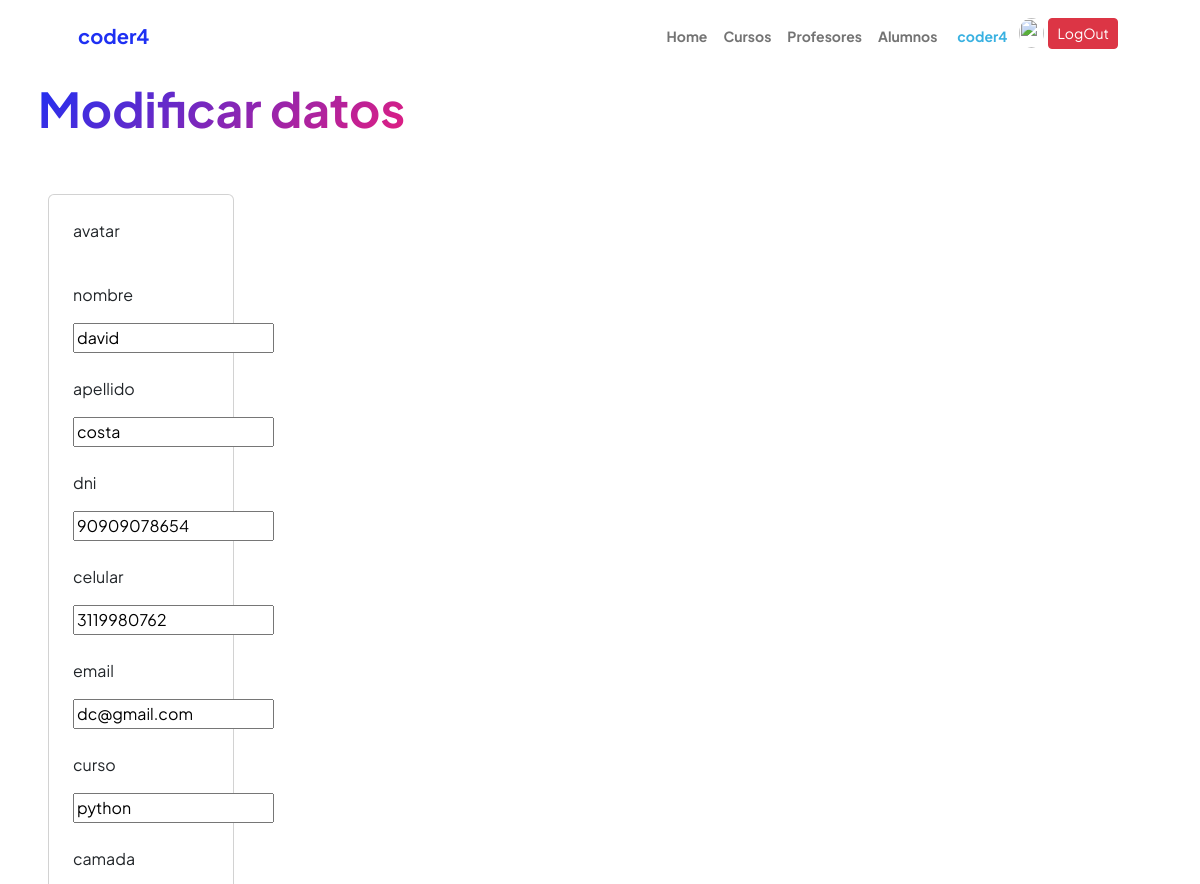
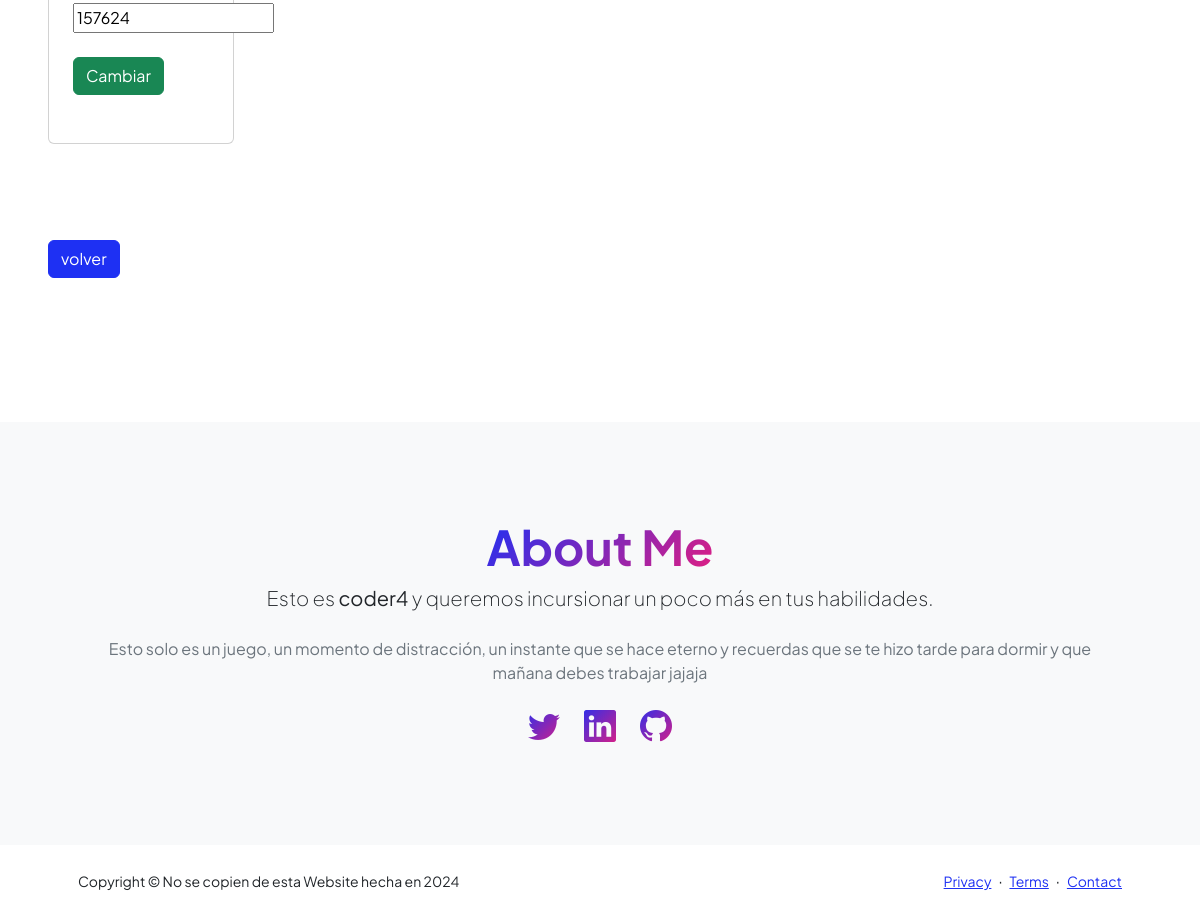
/AppCoderH/edita_alumno/1 (signed in), run on the app's committed database (2 pictures, top to bottom).
### AppCoderH/models.py (models this page shows, shortened)
class Alumno(models.Model):
    nombre = models.CharField(max_length=40)
    apellido = models.CharField(max_length=40)
    dni = models.IntegerField()
    celular = models.CharField(max_length=15)
    email = models.EmailField()
    curso = models.CharField(max_length=40)
    camada = models.IntegerField()

### AppCoderH/views.py (the view)
# urls.py: path("edita_alumno/<int:id>", views.edita_alumno, name="edita_alumno"),
@login_required
def edita_alumno(request, id):
    avatares = Avatar.objects.filter(user=request.user.id)
    alumno = Alumno.objects.get(id=id)
    if request.method == "POST":
        mi_formulario_alumn = Alumno_formulario(request.POST)
        if mi_formulario_alumn.is_valid():
            datos = mi_formulario_alumn.cleaned_data
            alumno.nombre = datos["nombre"]
            alumno.apellido = datos["apellido"]
            alumno.dni = datos["dni"]
            alumno.celular = datos["celular"]
            alumno.email = datos["email"]
            alumno.curso = datos["curso"]
            alumno.camada = datos["camada"]
            alumno.save()
            messages.success(request, "modificado correctamente")
            alumno = Alumno.objects.all()
            return render(request, "ver_alumnos.html", {"alumnos":alumno, "url":avatares[0].imagen.url if avatares.exists () else None})
    else:
        mi_formulario_alumn = Alumno_formulario(initial={"nombre":alumno.nombre, "apellido":alumno.apellido, "dni":alumno.dni, "celular":alumno.celular, "email":alumno.email, "curso":alumno.curso, "camada":alumno.camada})
    return render(request, "edita_alumno.html", {"mi_formulario_alumn":mi_formulario_alumn, "alumno":alumno, "url":avatares[0].imagen.url if avatares.exists () else None})

### AppCoderH/forms.py
class Alumno_formulario(forms.Form):
    nombre = forms.CharField(max_length=40)
    apellido = forms.CharField(max_length=40)
    dni = forms.IntegerField()
    celular = forms.CharField(max_length=15)
    email = forms.EmailField()
    curso = forms.CharField(max_length=40)
    camada = forms.IntegerField()

### AppCoderH/templates/edita_alumno.html (shortened to what this page needs)
{% extends 'padre.html' %}
{% load static %}
{% block contenido %}
    <main>
        <section>
            <div class="container px-2 my-2">
                <div>
                    <h1 class="display-5 fw-bolder mb-0"><span class="text-gradient d-inline">Modificar datos</span></h1>
                </div>
            </div>
        </section>
        <div class="row">
            <div class="col-sm-12 col-md-8 col-lg-3 col-xl-3">
                <div class="container px-5 my-5">
                    <div class="card">
                        <div class="container px-2 my-2">
                            <div class="card-body">
                                <form action="{% url 'edita_alumno' alumno.id %}" method="POST">
                                    <p>avatar</p>
                                    <div><br></div>
                                    <p>nombre</p>
                                    {{mi_formulario_alumn.nombre}}
                                    <div><br></div>
                                    <p>apellido</p>
                                    {{mi_formulario_alumn.apellido}}
                                    <div><br></div>
                                    <p>dni</p>
                                    {{mi_formulario_alumn.dni}}
                                    <div><br></div>
                                    <p>celular</p>
                                    {{mi_formulario_alumn.celular}}
                                    <div><br></div>
                                    <p>email</p>
                                    {{mi_formulario_alumn.email}}
                                    <div><br></div>
                                    <p>curso</p>
                                    {{mi_formulario_alumn.curso}}
                                    <div><br></div>
                                    <p>camada</p>
                                    {{mi_formulario_alumn.camada}}
                                    <div><br></div>
                                    <button type="submit" class="btn btn-success text-white"><a href="{% url 'alumnos' %}"></a>Cambiar</button>
                                    <div><br></div>
                                </form>
                            </div>
                        </div>
                    </div>
                </div>
            </div>
        </div>
        <div class="col-sm-12 col-md-8 col-lg-3 col-xl-3">
            <div class="container px-5 my-5">
                <a href="{% url 'alumnos' %}" class="btn btn-primary">volver</a>
            </div>
        </div>
        <div><br></div>
    </main>
{% endblock %}

### AppCoderH/templates/padre.html (shortened to what this page needs)
<!DOCTYPE html>
<html lang="en">
    <head>
        {% load static %}
        <link href="https://cdn.jsdelivr.net/npm/bootstrap-icons@1.8.1/font/bootstrap-icons.css" rel="stylesheet" />
        <link href="{% static 'AppCoderH/css/styles.css' %}" rel="stylesheet" />
    </head>
    <body class="d-flex flex-column h-100">
    <nav class="navbar navbar-expand-lg navbar-light bg-white py-3">
        <div class="container px-5">
            <a class="navbar-brand" href="{% url 'home' %}"><span class="fw-bolder text-primary">coder4</span></a>
            <div class="collapse navbar-collapse" id="navbarSupportedContent">
                <ul class="navbar-nav ml-auto ms-auto mb-2 mb-lg-0 small fw-bolder">
                    <li class="nav-item"><a class="nav-link" href="{% url 'home' %}">Home</a></li>
                    <li class="nav-item"><a class="nav-link" href="{% url 'cursos' %}">Cursos</a></li>
                    <li class="nav-item"><a class="nav-link" href="{% url 'profesores' %}">Profesores</a></li>
                    <li class="nav-item"><a class="nav-link" href="{% url 'alumnos' %}">Alumnos</a></li>
                    {% if request.user.is_authenticated %}
                    <li class="nav-item mx-1"><a class="nav-link" href="#!" style="color: #39b1e1">{{user.username}}</a></li>
                    <img src="{{url}}" class="rounded-circle" width="25px" height="30px">
                    <li class="nav-item mx-1">
                        <form method="post" action="{% url 'Logout' %}">
                            <button type="submit" class="btn btn-danger btn-sm">LogOut</button>
                        </form>
                    </li>
                    {% endif %}
                </ul>
            </div>
        </div>
    </nav>
        {% block contenido %}
        {% endblock %}
    <div><br/><br/><br/></div>
    </body>
    <section class="bg-light py-5">
        <div class="container px-5">
            <div class="row gx-5 justify-content-center">
                <div class="col-xxl-8">
                    <div class="text-center my-5">
                        <h2 class="display-5 fw-bolder"><span class="text-gradient d-inline">About Me</span></h2>
                        <p class="lead fw-light mb-4">Esto es <b>coder4</b> y queremos incursionar un poco más en tus habilidades.</p>
                        <p class="text-muted">Esto solo es un juego, un momento de distracción, un instante que se hace eterno y recuerdas que se te hizo tarde para dormir y que mañana debes trabajar jajaja</p>
                        <div class="d-flex justify-content-center fs-2 gap-4">
                            <a class="text-gradient" href="#!"><i class="bi bi-twitter"></i></a>
                            <a class="text-gradient" href="#!"><i class="bi bi-linkedin"></i></a>
                            <a class="text-gradient" href="#!"><i class="bi bi-github"></i></a>
                        </div>
                    </div>
                </div>
            </div>
        </div>
    </section>
    <footer class="bg-white py-4 mt-auto">
        <div class="container px-5">
            <div class="row align-items-center justify-content-between flex-column flex-sm-row">
                <div class="col-auto"><div class="small m-0">Copyright &copy; No se copien de esta Website hecha en 2024</div></div>
                <div class="col-auto">
                    <a class="small" href="#!">Privacy</a>
                    <span class="mx-1">&middot;</span>
                    <a class="small" href="#!">Terms</a>
                    <span class="mx-1">&middot;</span>
                    <a class="small" href="#!">Contact</a>
                </div>
            </div>
        </div>
    </footer>
</html>

### data on the page
Alumno: nombre "david", apellido "costa", dni "90909078654", celular "3119980762", email "dc@gmail.com", curso "python", camada "157624"

### other printed values
{{ user.username }} "coder4"
